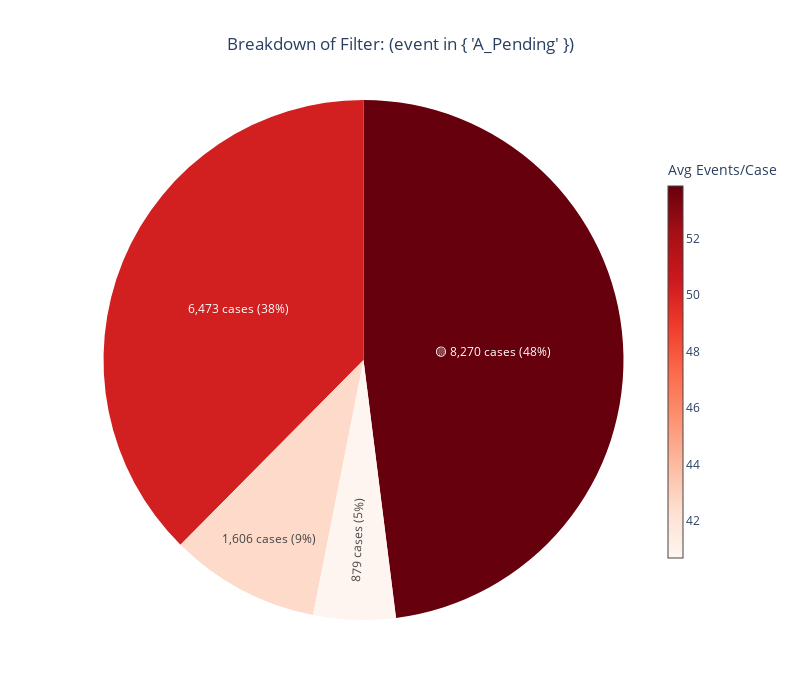

Here is the notebook cell this chart was saved with:
### Code cell
pie('rs_Successful', log_view, metric='avg_events_per_case', details=False)

### Figure 1 — Plotly figure (JSON) as saved in the notebook; plotly's stock layout.template omitted (floating-point values rounded to 4 significant figures)
{"data": [{"customdata": [["(RequestedAmount > 10000) ✅ →<br>(ApplicationType in { 'New credit' }) ✅ →<br>(event in { 'A_Pending' }) ✅"], ["(RequestedAmount > 10000) ✅ →<br>(ApplicationType in { 'New credit' }) ❌ →<br>(event in { 'A_Pending' }) ✅"], ["(RequestedAmount > 10000) ❌ →<br>(ApplicationType in { 'New credit' }) ✅ →<br>(event in { 'A_Pending' }) ✅"], ["(RequestedAmount > 10000) ❌ →<br>(ApplicationType in { 'New credit' }) ❌ →<br>(event in { 'A_Pending' }) ✅"]], "hovertemplate": "<b>%{customdata[0]}</b><extra></extra>", "labels": ["🟡 8,270 cases (48%)", "1,606 cases (9%)", "6,473 cases (38%)", "879 cases (5%)"], "marker": {"colors": ["rgb(103, 0, 13)", "rgb(254, 218, 202)", "rgb(210, 31, 32)", "rgb(255, 245, 240)"]}, "textinfo": "label", "type": "pie", "values": [8270, 1606, 6473, 879]}, {"hoverinfo": "none", "marker": {"cmax": 53.85, "cmin": 40.69, "color": [40.69], "colorbar": {"len": 0.8, "thickness": 15, "title": {"text": "Avg Events/Case"}}, "colorscale": [[0, "rgb(255,245,240)"], [0.125, "rgb(254,224,210)"], [0.25, "rgb(252,187,161)"], [0.375, "rgb(252,146,114)"], [0.5, "rgb(251,106,74)"], [0.625, "rgb(239,59,44)"], [0.75, "rgb(203,24,29)"], [0.875, "rgb(165,15,21)"], [1, "rgb(103,0,13)"]], "showscale": true}, "mode": "markers", "showlegend": false, "type": "scatter", "x": [null], "y": [null]}], "layout": {"height": 700, "paper_bgcolor": "white", "plot_bgcolor": "white", "showlegend": false, "title": {"text": "Breakdown of Filter: (event in { 'A_Pending' })", "x": 0.5}, "width": 800, "xaxis": {"showgrid": false, "showticklabels": false, "zeroline": false}, "yaxis": {"showgrid": false, "showticklabels": false, "zeroline": false}}}
